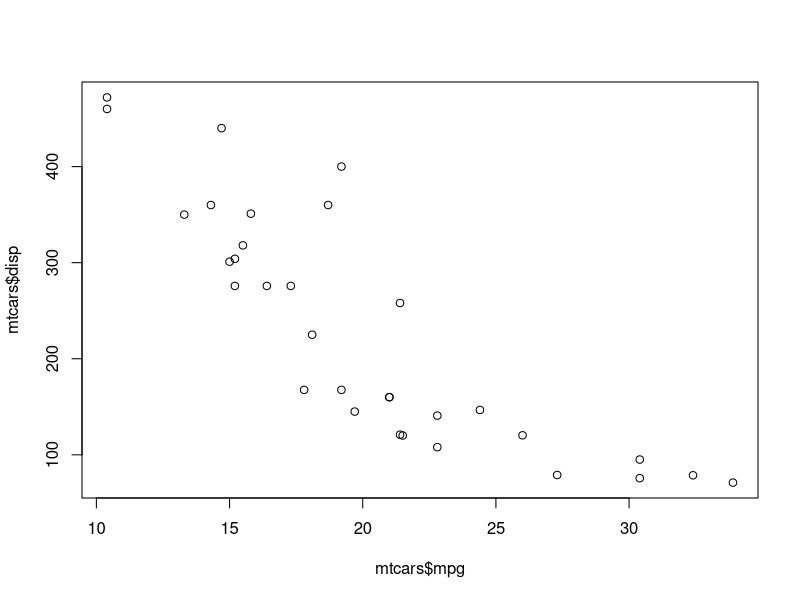
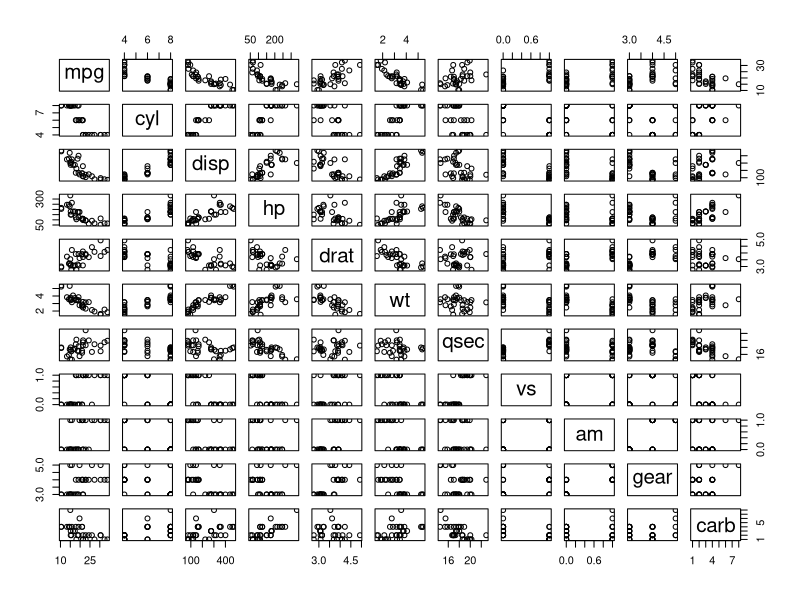

R code for these plots, in order:
## ---- chunk 1
head(mtcars)

plot(mtcars$mpg, mtcars$disp)
## ---- chunk 2
plot(mtcars)

summary(mtcars)
